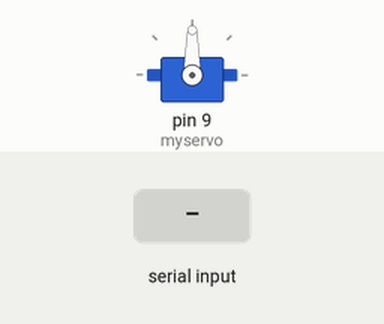
This sketch was run on a simulated Arduino Uno, built with avr-gcc and run on an emulated ATmega328P. On the bench: servo. Inputs (shaded band) come from the test bench.

Above: at 1.2 s.
1.3 s: "e" received over Serial
At 2.1 s:
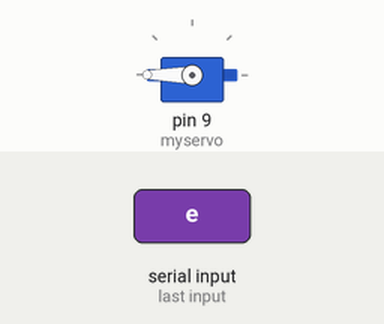
2.8 s: "r" received over Serial
At 3.2 s:
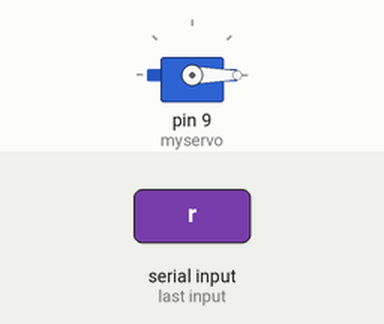
Timing chart, 0 to 5.8 s (numbered marks = the images above; inputs shaded):
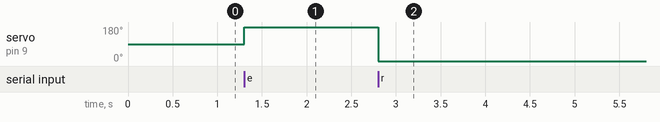

Measured:
- after the input at 1.3 s, servo on pin 9 (myservo): 90° → 180° at once
- after the input at 2.8 s, servo on pin 9 (myservo): 180° → 0° at once

The sketch:

sketch_nov09a.ino
```cpp
#include <Servo.h>

Servo myservo; //ประกาศตัวแปรแทน Servo

void setup()
{
Serial.begin(9600);
myservo.attach(9); // กำหนดขา 9 ควบคุม Servo
}
void loop()
{
    char input = Serial.read();

    if (input == 'e')
    {
    myservo.writeMicroseconds(3000);
    delay(50); // หน่วงเวลา 2000ms
    }
    if (input == 'q'){
    myservo.writeMicroseconds(1450);
    delay(50); // หน่วงเวลา 2000ms
    }
    if (input == 'r'){
    myservo.writeMicroseconds(0);
    delay(50); // หน่วงเวลา 2000ms
    }

}
```
